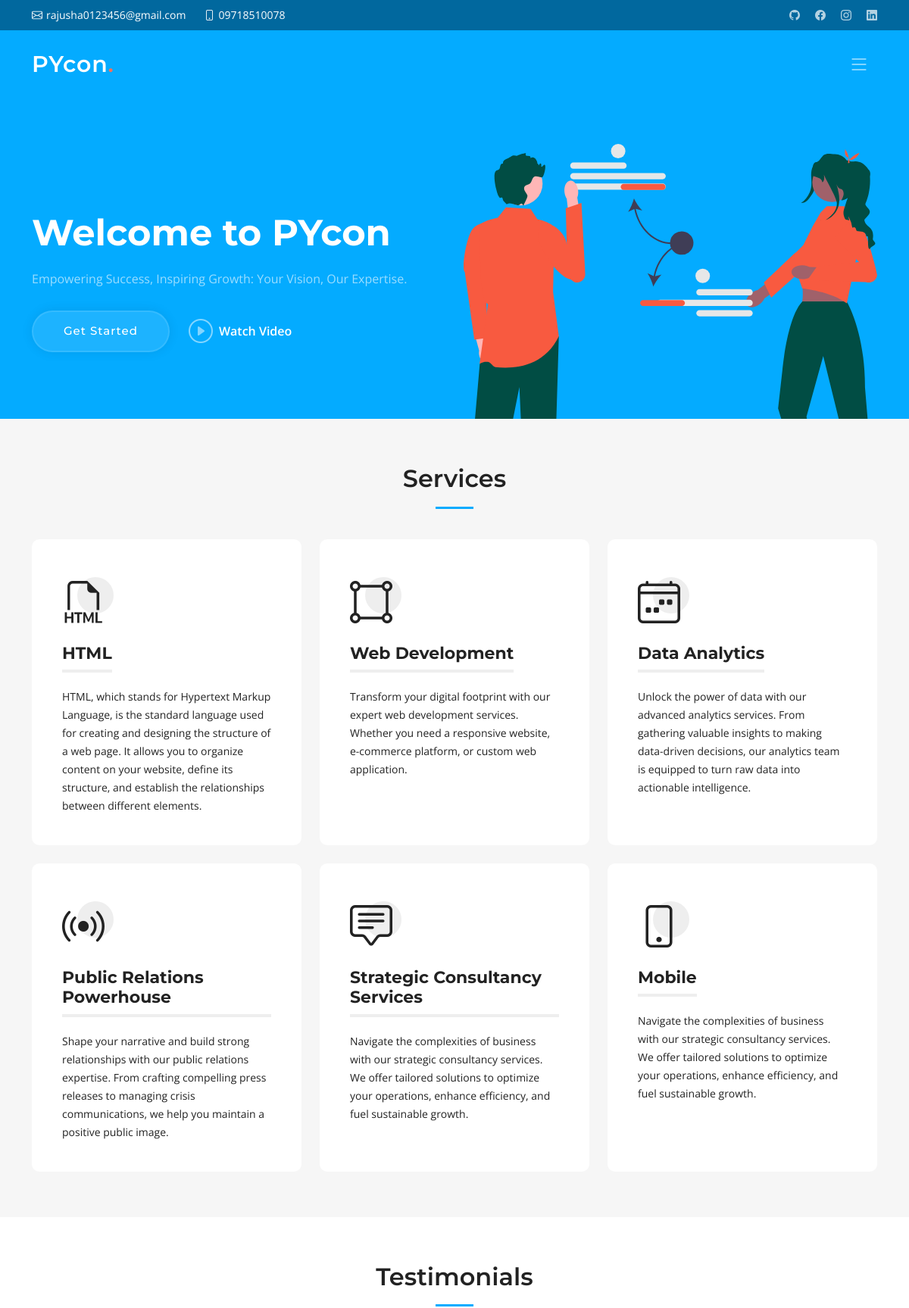
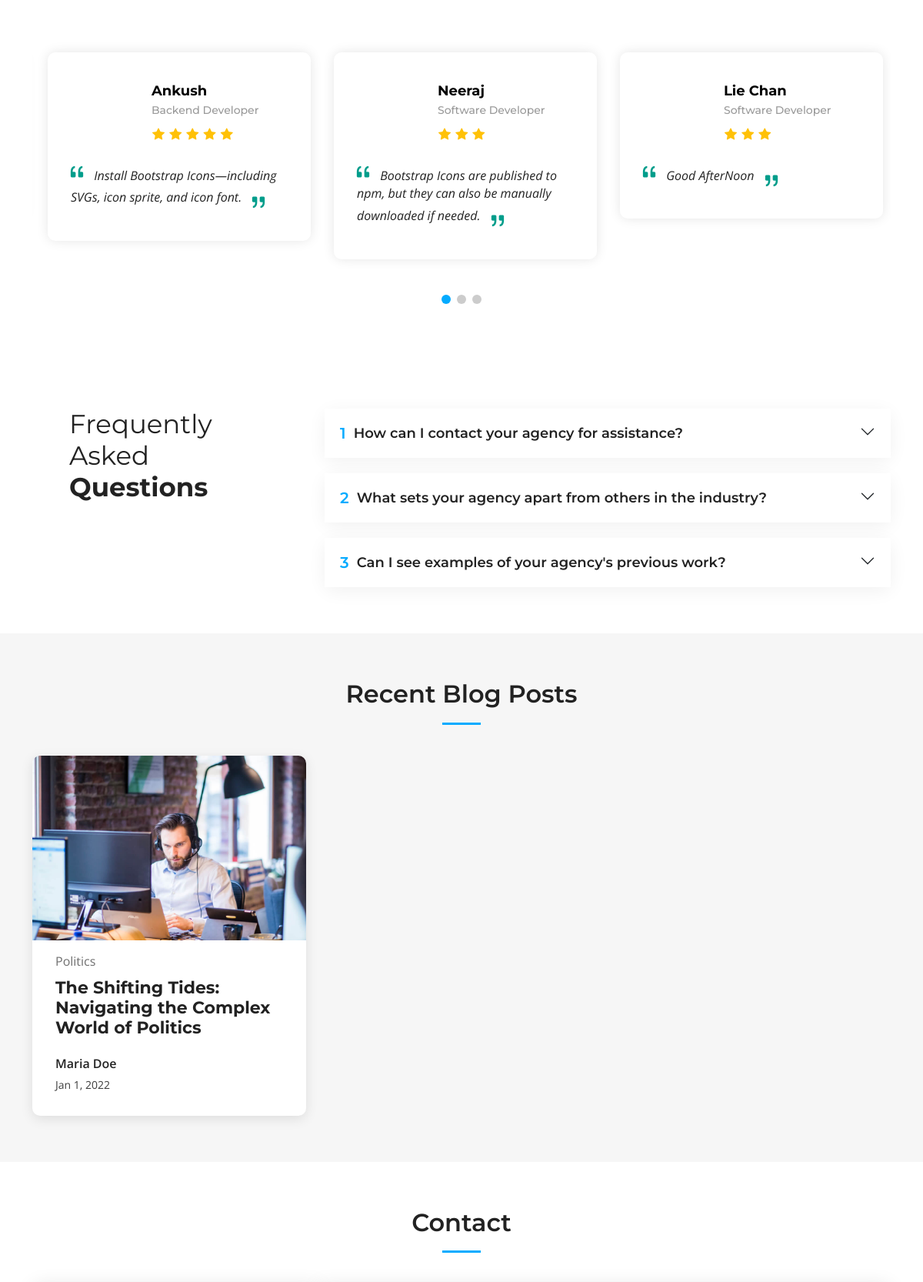
The page / (upper part) on the database its author committed (2 pictures, top to bottom).
### home/models.py (models this page shows, shortened)
class User(models.Model):
    first_name = models.CharField(max_length=50,default="name")
    last_name = models.CharField(max_length=50,default="name")
    location=models.CharField(max_length=30)
    email=models.EmailField()
    phone=models.CharField(max_length=20)
    video_url=models.URLField(blank=True,null=True)
    facebook_url=models.URLField(blank=True,null=True)
    instagram_url=models.URLField(blank=True,null=True)
    github_url=models.URLField(blank=True,null=True)
    linkedin_url=models.URLField(blank=True,null=True)

class Service(models.Model):
    icon=models.CharField(max_length=50, blank=True, null=True)
    title=models.CharField(max_length=250, blank=True, null=True)
    description=models.TextField()

class Testimonial(models.Model):
    image=models.CharField( max_length=255,blank=True, null=True)
    star_count=[
        (1, 'One'),
        (2, 'Two'),
        (3, 'Three'),
        (4, 'Four'),
        (5, 'Five'),
    ]
    rate = models.IntegerField( choices=star_count)
    name=models.CharField(max_length=20)
    profession=models.CharField(max_length=20)
    description=models.TextField()

class FAQ(models.Model):
    question=models.CharField(max_length=255)
    answer=models.TextField()

### home/views.py (the view)
# urls.py: 2. Add a URL to urlpatterns:  path('', views.home, name='home')
def home(request):
    all_records=User.objects.first()
    print(f"User:{User.location}")
    services=Service.objects.all()
    testimonial=Testimonial.objects.all()
    faqs=FAQ.objects.all()
    context={
        "location":all_records.location,
        "email":all_records.email,
        "phone":all_records.phone,
        "video_url":all_records.video_url,
        "instagram_url":all_records.instagram_url,
        "facebook_url":all_records.facebook_url,
        "linkedin_url":all_records.linkedin_url,
        "github_url":all_records.github_url,
        "services":services,
        "testimonial":testimonial,
        "faqs":faqs
    }
    return render(request, 'home/home.html',context)

### templates/home/home.html (shortened to what this page needs)
{% load static %}
<!DOCTYPE html>
<html lang="en">
<head>
  <link href="{% static 'assets/vendor/bootstrap/css/bootstrap.min.css' %}" rel="stylesheet">
  <link href="{% static 'assets/vendor/bootstrap-icons/bootstrap-icons.css' %}" rel="stylesheet">
  <link href="{% static 'assets/vendor/aos/aos.css' %}" rel="stylesheet">
  <link href="{% static 'assets/vendor/glightbox/css/glightbox.min.css' %}" rel="stylesheet">
  <link href="{% static 'assets/vendor/swiper/swiper-bundle.min.css' %}" rel="stylesheet">
  <link href="{% static 'css/main.css' %}" rel="stylesheet">
</head>
<body>
  {% include "home/header.html" %}
  <section id="hero" class="hero">
    <div class="container position-relative">
      <div class="row gy-5" data-aos="fade-in">
        <div class="col-lg-6 order-2 order-lg-1 d-flex flex-column justify-content-center text-center text-lg-start">
          <h2>Welcome to <span>PYcon</span></h2>
          <p>Empowering Success, Inspiring Growth: Your Vision, Our Expertise.</p>
          <div class="d-flex justify-content-center justify-content-lg-start">
            <a href="#services" class="btn-get-started">Get Started</a>
            <a href="https://www.youtube.com/watch?v=LXb3EKWsInQ" class="glightbox btn-watch-video d-flex align-items-center"><i class="bi bi-play-circle"></i><span>Watch Video</span></a>
          </div>
        </div>
        <div class="col-lg-6 order-1 order-lg-2">
          <img src="{% static 'assets/img/hero-img.svg' %}" class="img-fluid" alt="" data-aos="zoom-out" data-aos-delay="100">
        </div>
      </div>
    </div>
  </section>
  <main id="main">
    <section id="services" class="services sections-bg">
      <div class="container" data-aos="fade-up">
        <div class="section-header">
          <h2>Services</h2>
        </div>
        <div class="row gy-4" data-aos="fade-up" data-aos-delay="100">
          {% for service in services%}
          <div class="col-lg-4 col-md-6">
            <div class="service-item  position-relative">
              <div class="icon">
                <i class="{{service.icon}}"></i>
              </div>
              <h3>{{service.title}}</h3>
              <p>{{service.description}}</p>
            </div>
          </div>
          {% endfor %}
        </div>
      </div>
    </section>
    <section id="testimonials" class="testimonials">
      <div class="container" data-aos="fade-up">
        <div class="section-header">
          <h2>Testimonials</h2>
        </div>
        <div class="slides-3 swiper" data-aos="fade-up" data-aos-delay="100">
          <div class="swiper-wrapper">
            {% for testimonial in testimonial %}
            <div class="swiper-slide">
              <div class="testimonial-wrap">
                <div class="testimonial-item">
                  <div class="d-flex align-items-center">
                    <div>
                      <h3>{{testimonial.name}}</h3>
                      <h4>{{testimonial.profession}}</h4>
                      <div class="stars">
                        {% for i in 'x'|ljust:testimonial.rate %}
                        <i class="bi bi-star-fill"></i>
                        {% endfor %}
                      </div>
                    </div>
                  </div>
                  <p>
                    <i class="bi bi-quote quote-icon-left"></i>
                    {{testimonial.description}}
                    <i class="bi bi-quote quote-icon-right"></i>
                  </p>
                </div>
              </div>
            </div>
            {% endfor %}
          </div>
          <div class="swiper-pagination"></div>
        </div>
      </div>
    </section>
    <section id="faq" class="faq">
      <div class="container" data-aos="fade-up">
        <div class="row gy-4">
          <div class="col-lg-4">
            <div class="content px-xl-5">
              <h3>Frequently Asked <strong>Questions</strong></h3>
            </div>
          </div>
          <div class="col-lg-8">
            <div class="accordion accordion-flush" id="faqlist" data-aos="fade-up" data-aos-delay="100">
               {% for faq in faqs %}
              <div class="accordion-item">
                <h3 class="accordion-header">
                  <button class="accordion-button collapsed" type="button" data-bs-toggle="collapse" data-bs-target="#faq-content-{{forloop.counter}}">
                    <span class="num">{{forloop.counter}}</span>
                    {{faq.question}}
                  </button>
                </h3>
              </div>
               {% endfor %}
            </div>
          </div>
        </div>
      </div>
    </section>
    <section id="recent-posts" class="recent-posts sections-bg">
      <div class="container" data-aos="fade-up">
        <div class="section-header">
          <h2>Recent Blog Posts</h2>
        </div>
        <div class="row gy-4">
          <div class="col-xl-4 col-md-6">
            <article>
              <div class="post-img">
                <img src="{% static 'assets/img/blog/blog-1.jpg' %}" alt="" class="img-fluid">
              </div>
              <p class="post-category">Politics</p>
              <h2 class="title">
                <a href="blog-details.html">The Shifting Tides: Navigating the Complex World of Politics</a>
              </h2>
              <div class="d-flex align-items-center">
                <div class="post-meta">
                  <p class="post-author">Maria Doe</p>
                  <p class="post-date">
                    <time datetime="2022-01-01">Jan 1, 2022</time>
                  </p>
                </div>
              </div>
            </article>
          </div>
        </div>
      </div>
    </section>
    <section id="contact" class="contact">
      <div class="container" data-aos="fade-up">
        <div class="section-header">
          <h2>Contact</h2>
        </div>
        <div class="row gx-lg-0 gy-4">
        </div>
      </div>
    </section>
  </main>
</body>
</html>

### templates/home/header.html (shortened to what this page needs)
{% load static %}
  <section id="topbar" class="topbar d-flex align-items-center">
    <div class="container d-flex justify-content-center justify-content-md-between">
      <div class="contact-info d-flex align-items-center">
        <i class="bi bi-envelope d-flex align-items-center"><a href="{{email}}">{{email}}</a></i>
        <i class="bi bi-phone d-flex align-items-center ms-4"><span>{{phone}}</span></i>
      </div>
      <div class="social-links d-none d-md-flex align-items-center">
        <a href="{{github_url}}" class="twitter"><i class="bi bi-github"></i></a>
        <a href="{{facebook_url}}" class="facebook"><i class="bi bi-facebook"></i></a>
        <a href="{{instagram_url}}" class="instagram"><i class="bi bi-instagram"></i></a>
        <a href="{{linkedin_url}}" class="linkedin"><i class="bi bi-linkedin"></i></i></a>
      </div>
    </div>
  </section>
  <header id="header" class="header d-flex align-items-center">
    <div class="container-fluid container-xl d-flex align-items-center justify-content-between">
      <a href="home.html" class="logo d-flex align-items-center">
        <h1>PYcon<span>.</span></h1>
      </a>
      <i class="mobile-nav-toggle mobile-nav-show bi bi-list"></i>
    </div>
  </header>

### rows shown on the page
User: email "rajusha0123456@gmail.com", phone "09718510078"
Service: title "HTML", description "HTML, which stands for Hypertext Markup Language, is the standard language used for creating and designing the structure of a web page. It allows you to organize content on your website, define its structure, and establish the relationships between different elements."
Service: title "Web Development", description "Transform your digital footprint with our expert web development services. Whether you need a responsive website, e-commerce platform, or custom web application."
Service: title "Data Analytics", description "Unlock the power of data with our advanced analytics services. From gathering valuable insights to making data-driven decisions, our analytics team is equipped to turn raw data into actionable intelligence."
Service: title "Public Relations Powerhouse", description "Shape your narrative and build strong relationships with our public relations expertise. From crafting compelling press releases to managing crisis communications, we help you maintain a positive public image."
Service: title "Strategic Consultancy Services", description "Navigate the complexities of business with our strategic consultancy services. We offer tailored solutions to optimize your operations, enhance efficiency, and fuel sustainable growth."
Service: title "Mobile", description "Navigate the complexities of business with our strategic consultancy services. We offer tailored solutions to optimize your operations, enhance efficiency, and fuel sustainable growth."
Testimonial: name "Ankush", profession "Backend Developer", rate 5 (drawn), description "Install Bootstrap Icons—including SVGs, icon sprite, and icon font."
Testimonial: name "Neeraj", profession "Software Developer", rate 3 (drawn), description "Bootstrap Icons are published to npm, but they can also be manually downloaded if needed."
Testimonial: name "Lie Chan", profession "Software Developer", rate 3 (drawn), description "Good AfterNoon"
FAQ: question "How can I contact your agency for assistance?"
FAQ: question "What sets your agency apart from others in the industry?"
FAQ: question "Can I see examples of your agency's previous work?"
